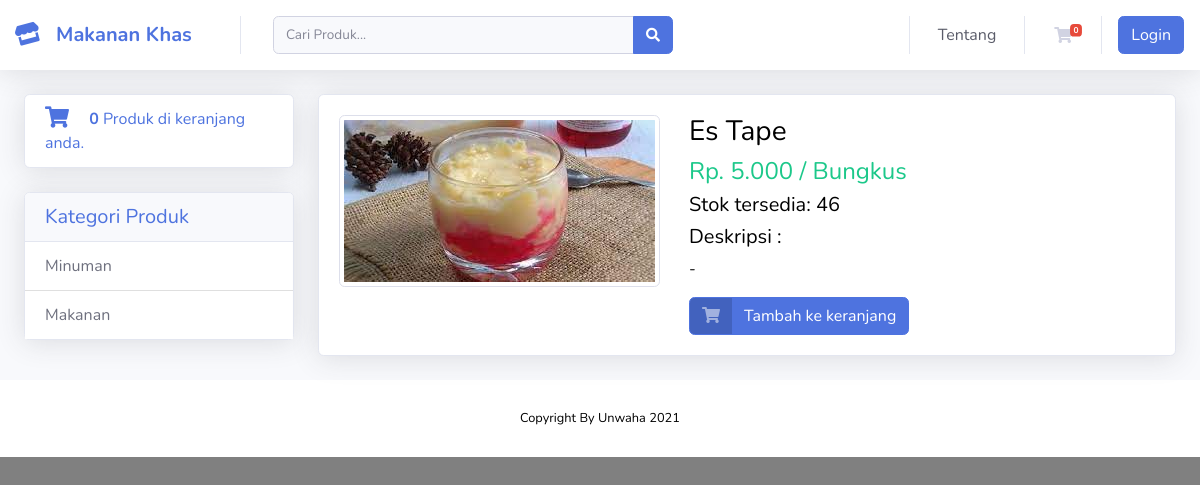
The page /produk/lihat/2 on the database its author committed.
### tables this page shows
CREATE TABLE `tbl_kategori` (
  `id_kategori` int(11) NOT NULL,
  `nama_kategori` varchar(99) NOT NULL
);

CREATE TABLE `tbl_produk` (
  `id_produk` int(11) NOT NULL,
  `nama_produk` varchar(150) NOT NULL,
  `kategori_id` int(11) NOT NULL,
  `stok` int(11) NOT NULL,
  `satuan_id` int(11) NOT NULL,
  `harga` int(11) NOT NULL,
  `gambar` varchar(100) NOT NULL,
  `deskripsi` text NOT NULL
);

CREATE TABLE `tbl_satuan` (
  `id_satuan` int(11) NOT NULL,
  `nama_satuan` varchar(50) NOT NULL
);

### application/controllers/Produk.php (called while the page is built, shortened)
<?php
class Produk extends CI_Controller
{
    public function __construct()
    {
        $this->load->library('form_validation');
        $this->load->model('ProdukModel');
        $this->load->model('KategoriModel');
        $this->load->model('KeranjangModel');
        $this->load->model('SatuanModel');
        $this->loggedUser = $this->db->get_where('user', ['email' => $this->session->userdata('email')])->row_array();
    }
    public function lihat($id)
    {
        $data['title'] = 'Detail Produk';
        $data['produk'] = $this->ProdukModel->get_by_id($id);
        $data['kategori'] = $this->KategoriModel->get_all();
        $data['satuan'] = $this->SatuanModel->get_all();
        $data['totalCart'] =  $this->KeranjangModel->total_rows_by_user($this->loggedUser['id']);
        $this->load->view('tamplates/header', $data);
        $this->load->view('tamplates/home_topbar', $data);
        $this->load->view('detail_produk', $data);
        $this->load->view('tamplates/footer');
    }
}

### index.php (called while the page is built, shortened)
<?php
require_once BASEPATH.'core/CodeIgniter.php';

### application/models/KategoriModel.php (called while the page is built, shortened)
<?php
class KategoriModel extends CI_Model
{
    public $tabel = 'tbl_kategori';
    public $id = 'id_kategori';
    public $order = 'DESC';
    function get_all()
    {
        $this->db->order_by($this->id, $this->order);
        return $this->db->get($this->tabel)->result_array();
    }
}

### application/models/ProdukModel.php (called while the page is built, shortened)
<?php
class ProdukModel extends CI_Model
{
    public $tabel = 'tbl_produk';
    public $id = 'id_produk';
    function get_by_id($id)
    {
        $this->db->join('tbl_kategori', 'tbl_kategori.id_kategori = tbl_produk.kategori_id');
        $this->db->join('tbl_satuan', 'tbl_satuan.id_satuan = tbl_produk.satuan_id');
        $this->db->where($this->id, $id);
        return $this->db->get($this->tabel)->row();
    }
}

### application/views/detail_produk.php (the view, shortened to what this page needs)
<div class="container-fluid">
    <div class="row">
        <div class="col-sm-3">
            <div class="card shadow mb-4">
                <div class="card-body p-1">
                    <a class="nav-link" href="<?= base_url('keranjang'); ?>">
                        <span class="icon mr-3">
                            <i class="fas fa-shopping-cart fa-lg"></i>
                        </span>
                        <span class="text"><b id="totalCart">0</b> Produk di keranjang anda.</span></a>
                </div>
            </div>
            <div class="card shadow mb-4">
                <div class="card-header text-primary">
                    <h5 class="p-0 m-0 font-weigth-bold">Kategori Produk</h5>
                </div>
                <div class="card-body p-0">
                    <div class="list-group list-group-flush">
                        <?php foreach ($kategori as $k) : ?>
                            <a href="<?= base_url('produk/kategori/') . $k['nama_kategori']; ?>" class="list-group-item list-group-item-action"><?= $k['nama_kategori']; ?></a>
                        <?php endforeach; ?>
                    </div>
                </div>
            </div>
        </div>
        <div class="col-sm-9">
            <div class="card shadow mb-4">
                <div class="card-body">
                    <div class="row">
                        <div class="col-sm-5">
                            <img src="<?= base_url('assets/img/produk/') . $produk->gambar; ?>" alt="" class="img-thumbnail">
                        </div>
                        <div class="col-sm-7">
                            <h3><?= $produk->nama_produk; ?></h3>
                            <h4 class="text-success">Rp. <?= number_format($produk->harga, 0, ',', '.'); ?> / <?= $produk->nama_satuan; ?></h4>
                            <h5>Stok tersedia: <?= $produk->stok; ?></h5>
                            <h5>Deskripsi : </h5>
                            <p><?= $produk->deskripsi; ?></p>
                            <a href="<?= base_url('keranjang/tambah/') . $produk->id_produk; ?>" class="btn btn-primary btn-icon-split">
                                <span class="icon text-white-50">
                                    <i class="fas fa-shopping-cart"></i>
                                </span>
                                <span class="text">Tambah ke keranjang</span>
                            </a>
                        </div>
                    </div>
                </div>
            </div>
        </div>
    </div>
</div>

### rows shown on the page
tbl_kategori: nama_kategori "Minuman"
tbl_kategori: nama_kategori "Makanan"
tbl_produk: gambar (picture), nama_produk "Es Tape", harga "5.000", satuan.nama_satuan "Bungkus", stok "46", deskripsi "-"
